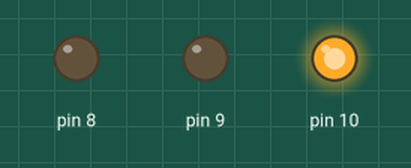
A sketch run on a simulated Arduino Uno, built with avr-gcc and run on an emulated ATmega328P. On the bench: output pins drawn as LEDs (lit = HIGH).

Above: at 3.0 s.
At 10.0 s:
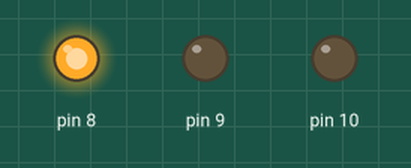
At 13.0 s:
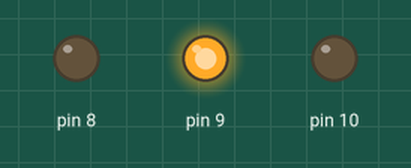
Timing chart, 0 to 18.2 s (numbered marks = the images above):
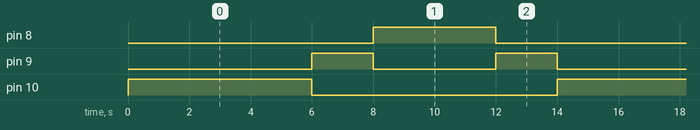

The sketch:

codigo-semaforo.ino
```cpp
// Classe para representar o semáforo
class Semaforo {
  int vermelho;
  int amarelo;
  int verde;

public:
  // Construtor para inicializar as portas
  Semaforo(int p_vermelho, int p_amarelo, int p_verde) {
    vermelho = p_vermelho;
    amarelo = p_amarelo;
    verde = p_verde;
  }

  // Método para configurar as portas
  void configurar() {
    pinMode(vermelho, OUTPUT);
    pinMode(amarelo, OUTPUT);
    pinMode(verde, OUTPUT);
  }

  // Método para definir o sinal no vermelho
  void sinalVermelho() {
    digitalWrite(vermelho, HIGH);
    digitalWrite(amarelo, LOW);
    digitalWrite(verde, LOW);
  }

  // Método para definir o sinal no amarelo
  void sinalAmarelo() {
    digitalWrite(vermelho, LOW);
    digitalWrite(amarelo, HIGH);
    digitalWrite(verde, LOW);
  }

  // Método para definir o sinal no verde
  void sinalVerde() {
    digitalWrite(vermelho, LOW);
    digitalWrite(amarelo, LOW);
    digitalWrite(verde, HIGH);
  }
};

// Instanciando o semáforo
Semaforo semaforo(10, 9, 8);

void setup() {
  semaforo.configurar();  // Aciona a função de configuração das portas do semáforo
}

void loop() {
  semaforo.sinalVermelho();
  delay(6000);

  semaforo.sinalAmarelo();
  delay(2000);

  semaforo.sinalVerde();
  delay(2000);
  delay(2000);

  semaforo.sinalAmarelo();
  delay(2000);
}
```

Measured:
- by itself, pin 8: alternates HIGH for 4.0 s and LOW for 10.0 s
- by itself, pin 9: repeats every 14.0 s: LOW 4.0 s, HIGH 2.0 s, LOW 6.0 s, HIGH 2.0 s
- by itself, pin 10: alternates HIGH for 6.0 s and LOW for 8.0 s
